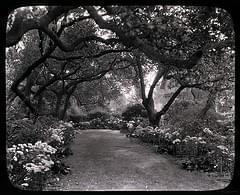
#> input picture images/3953273590_704e3899d5_m 2.jpg, 240 x 195 px
$ python halftone.py '../images/3953273590_704e3899d5_m 2.jpg' ../images/DSC172713.jpg
#> lines starting #> are read from the running program, lines starting #| are printed output that depends on the picture
#!/usr/bin/env python3
"""
Turn an image (e.g. a Piranesi etching) into a halftone dot pattern for the
band at the top of the website.

The output is a PNG whose dots are opaque and whose background is
transparent. The website uses it as a mask, so the dot colour comes from the
CSS (--dots) and adapts to light and dark mode automatically.

Usage (from the website folder):
    python3 tools/halftone.py piranesi.jpg assets/img/piranesi-halftone.png

Options worth trying:
    --cell 7        dot spacing in pixels (smaller = finer, larger = bolder)
    --angle 45      screen angle (45 is the classic print look, 0 = straight grid)
    --band 0.4      crop to a wide strip; the number is the vertical position
                    (0 = top of the print, 0.5 = middle, 1 = bottom)
    --band-ratio 5  width:height ratio of that strip (lower = taller strip,
                    showing more of the print)
    --fade 0.4      fade the dots to transparent over this fraction of the
                    band's height at the top and bottom edges, so the band
                    dissolves into the page instead of ending in a hard line
    --contrast 1.3  boost contrast before rastering

Needs Pillow and NumPy:  python3 -m pip install pillow numpy
"""
import argparse
import math
import os

import numpy as np
from PIL import Image, ImageDraw, ImageOps, ImageEnhance

SS = 4  # supersampling factor for smooth dot edges


def halftone(img, cell, angle, contrast):
    g = ImageOps.grayscale(img)
    g = ImageOps.autocontrast(g, cutoff=1)
    if contrast != 1:
        g = ImageEnhance.Contrast(g).enhance(contrast)
    w, h = g.size

    rot = g.rotate(angle, expand=True, fillcolor=255, resample=Image.BICUBIC)
    a = np.asarray(rot, dtype=np.float32) / 255.0
    rh, rw = a.shape

    canvas = Image.new("L", (rw * SS, rh * SS), 0)
    draw = ImageDraw.Draw(canvas)
    rmax = cell * SS / math.sqrt(2)  # radius at which neighbouring dots touch

    for y in range(0, rh, cell):
        for x in range(0, rw, cell):
            darkness = 1.0 - float(a[y:y + cell, x:x + cell].mean())
            if darkness < 0.04:
                continue
            r = rmax * math.sqrt(darkness)
            cx = (x + cell / 2) * SS
            cy = (y + cell / 2) * SS
            draw.ellipse((cx - r, cy - r, cx + r, cy + r), fill=255)

    canvas = canvas.rotate(-angle, expand=False, resample=Image.BICUBIC)
    cw, ch = canvas.size
    left, top = (cw - w * SS) // 2, (ch - h * SS) // 2
    canvas = canvas.crop((left, top, left + w * SS, top + h * SS))
    alpha = canvas.resize((w, h), Image.LANCZOS)

    out = Image.new("RGBA", (w, h), (0, 0, 0, 0))
    out.putalpha(alpha)
    return out


def apply_fade(img, fade):
    """Fade alpha to 0 over the top/bottom `fade` fraction of the image height."""
    if not fade:
        return img
    w, h = img.size
    edge = max(1, round(h * fade))
    ramp = np.ones(h, dtype=np.float32)
    ramp[:edge] = np.linspace(0, 1, edge, dtype=np.float32)
    ramp[h - edge:] = np.linspace(1, 0, edge, dtype=np.float32)

    a = np.asarray(img.getchannel("A"), dtype=np.float32)
    a *= ramp[:, None]
    out = img.copy()
    out.putalpha(Image.fromarray(a.astype(np.uint8), mode="L"))
    return out


def main():
    p = argparse.ArgumentParser(description=__doc__, formatter_class=argparse.RawDescriptionHelpFormatter)
    p.add_argument("source")
    p.add_argument("target")
    p.add_argument("--width", type=int, default=2400, help="output width in px (default 2400)")
    p.add_argument("--cell", type=int, default=7)
    p.add_argument("--angle", type=float, default=45)
    p.add_argument("--contrast", type=float, default=1.2)
    p.add_argument("--band", type=float, default=None,
                   help="crop to a wide strip at this vertical position (0–1)")
    p.add_argument("--band-ratio", type=float, default=5,
                   help="width:height ratio of the --band strip (default 5)")
    p.add_argument("--fade", type=float, default=0,
                   help="fade to transparent over this fraction of the band's "
                        "height at the top and bottom edges (default 0, off)")
    p.add_argument("--color", action="store_true",
                   help="skip the dot screen and save the crop in full colour "
                        "(the band's own fade is done in CSS for colour mode)")
    args = p.parse_args()

    img = Image.open(args.source).convert("RGB")
#> img is the input picture: PIL image 240x195 RGB; mean R, G, B 66.9, 65, 65.2
    scale = args.width / img.width
    img = img.resize((args.width, round(img.height * scale)), Image.LANCZOS)
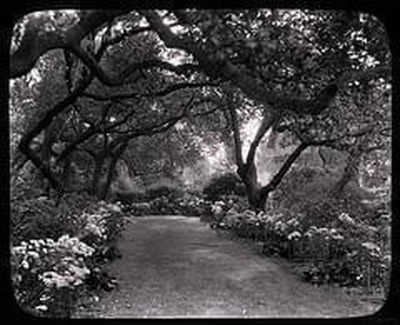
#> img: PIL image 2400x1950 RGB (shown at 1/6 size); mean R, G, B 67, 65, 65.3

    if args.band is not None:
        bh = round(args.width / args.band_ratio)
        if bh < img.height:
            top = round((img.height - bh) * min(max(args.band, 0), 1))
            img = img.crop((0, top, args.width, top + bh))

    os.makedirs(os.path.dirname(args.target) or ".", exist_ok=True)
    if args.color:
        result = img
    else:
        result = halftone(img, args.cell, args.angle, args.contrast)
#> in halftone, `g = ImageOps.autocontrast(g, cutoff=1)`:
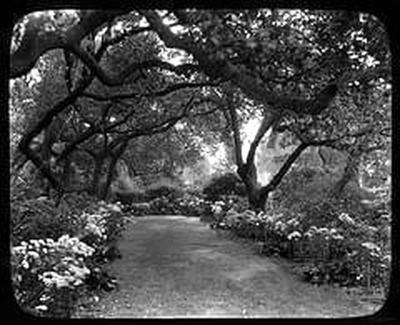
#> g: PIL image 2400x1950 L (shown at 1/6 size); min 0, max 255, mean 74.4
#> in halftone, `g = ImageEnhance.Contrast(g).enhance(contrast)`:
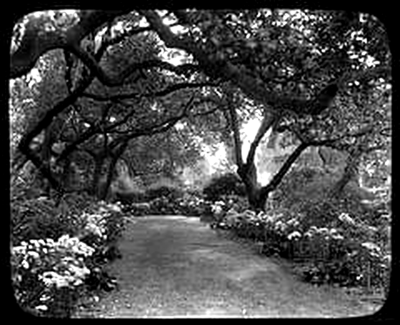
#> g: PIL image 2400x1950 L (shown at 1/6 size); min 0, max 255, mean 74.8
#> in halftone, `rot = g.rotate(angle, expand=True, fillcolor=255, resample=Image.BICUB..`:
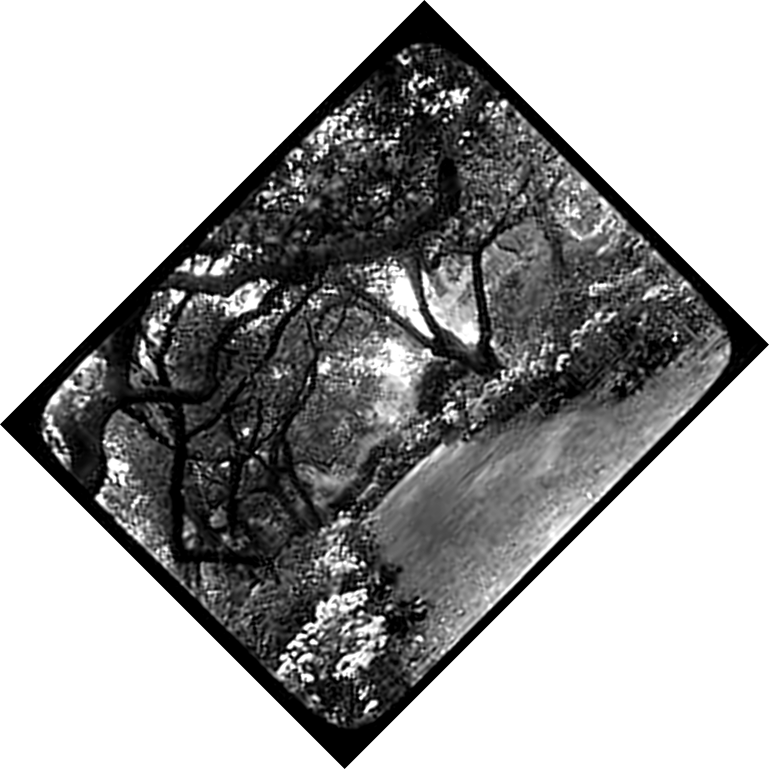
#> rot: PIL image 3076x3076 L (shown at 1/4 size); min 0, max 255, mean 165.7
#> in halftone, `canvas = canvas.rotate(-angle, expand=False, resample=Image.BICUBIC)`:
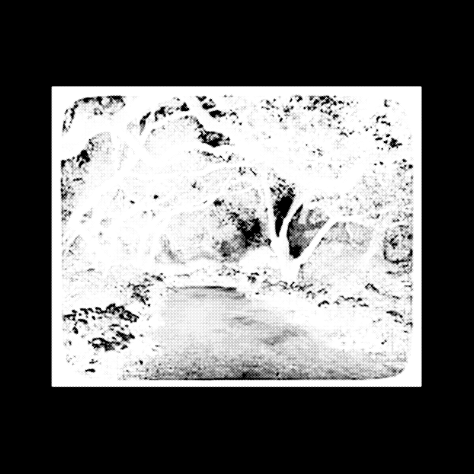
#> canvas: PIL image 12304x12304 L (shown at 1/26 size); min 0, max 255, mean 112
#> in halftone, `canvas = canvas.crop((left, top, left + w * SS, top + h * SS))`:
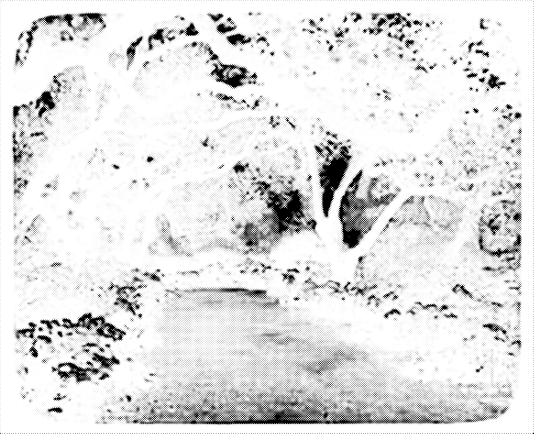
#> canvas: PIL image 9600x7800 L (shown at 1/18 size); min 0, max 255, mean 225.4
#> in halftone, `out.putalpha(alpha)`:
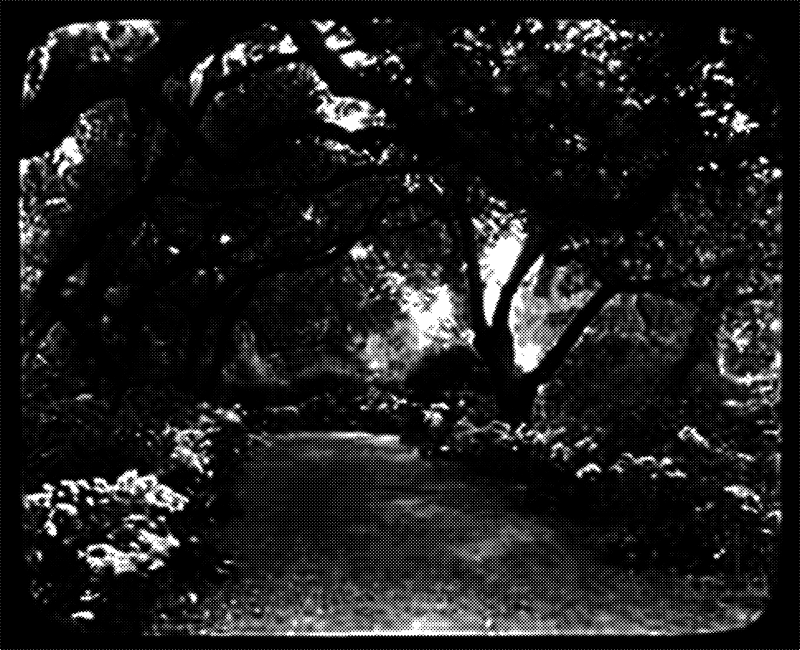
#> out: PIL image 2400x1950 RGBA (shown at 1/3 size); mean R, G, B, A 0, 0, 0, 224.8; transparent parts drawn white
        result = apply_fade(result, args.fade)
    result.save(args.target, optimize=True)
    print(f"Saved {args.target}")


if __name__ == "__main__":
    main()

$ run again, on images/DSC172781.jpg
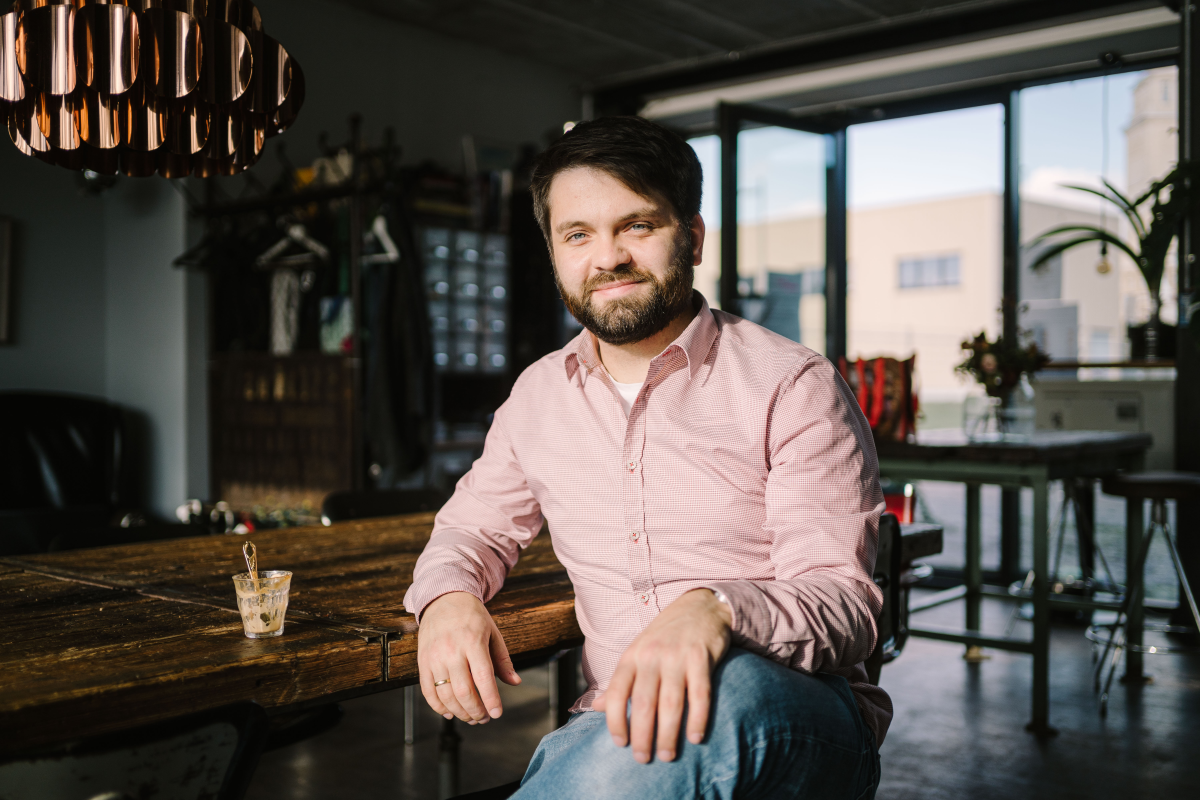
#> input picture images/DSC172781.jpg, 6000 x 4000 px (shown at 1/5 size)
#> in main, img is the input picture: PIL image 6000x4000 RGB; mean R, G, B 89, 82.1, 76.9
#> img: PIL image 2400x1600 RGB
#> in halftone, `canvas = canvas.crop((left, top, left + w * SS, top + h * SS))`:
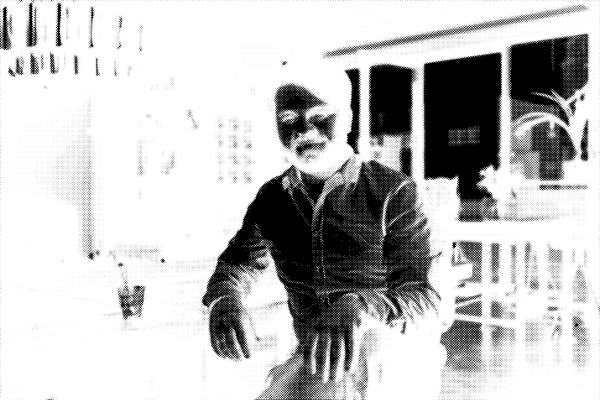
#> canvas: PIL image 9600x6400 L (shown at 1/16 size); min 0, max 255, mean 194.8
#> in halftone, `out.putalpha(alpha)`:
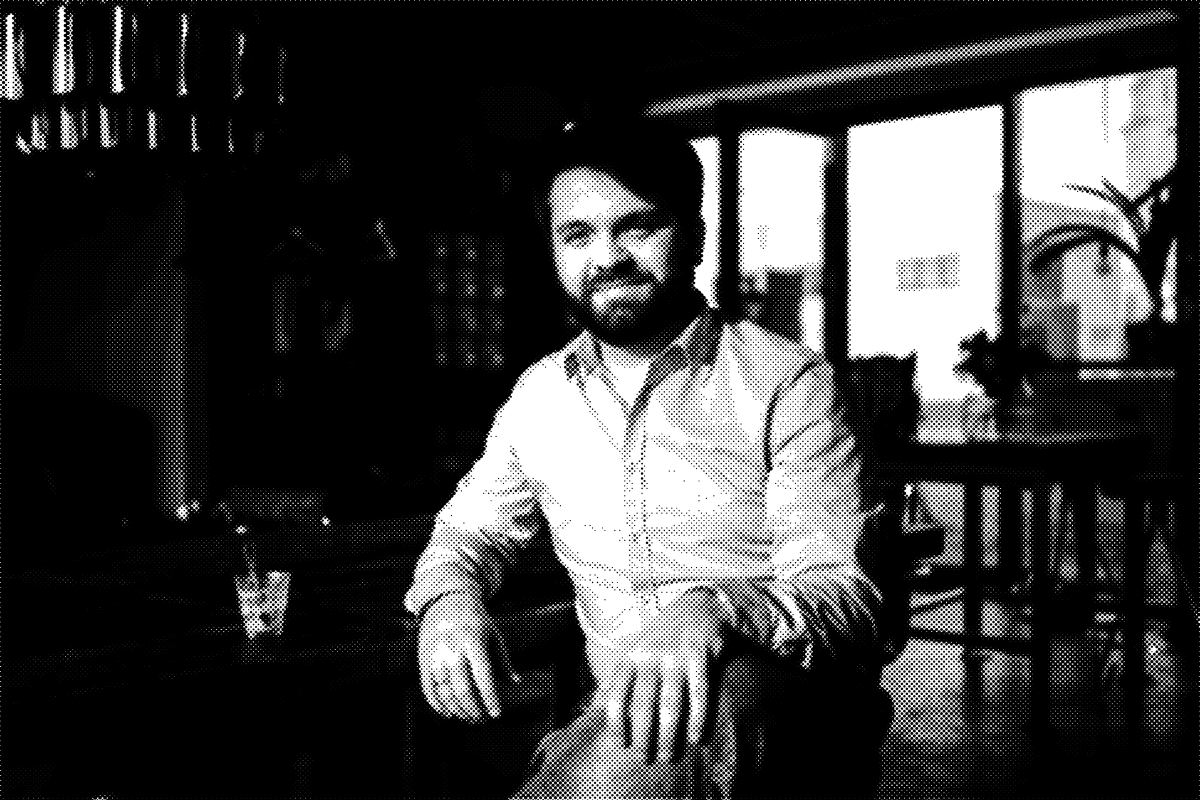
#> out: PIL image 2400x1600 RGBA (shown at 1/2 size); mean R, G, B, A 0, 0, 0, 194.6; transparent parts drawn white

$ run again, on images/bauspiel-setup.jpg
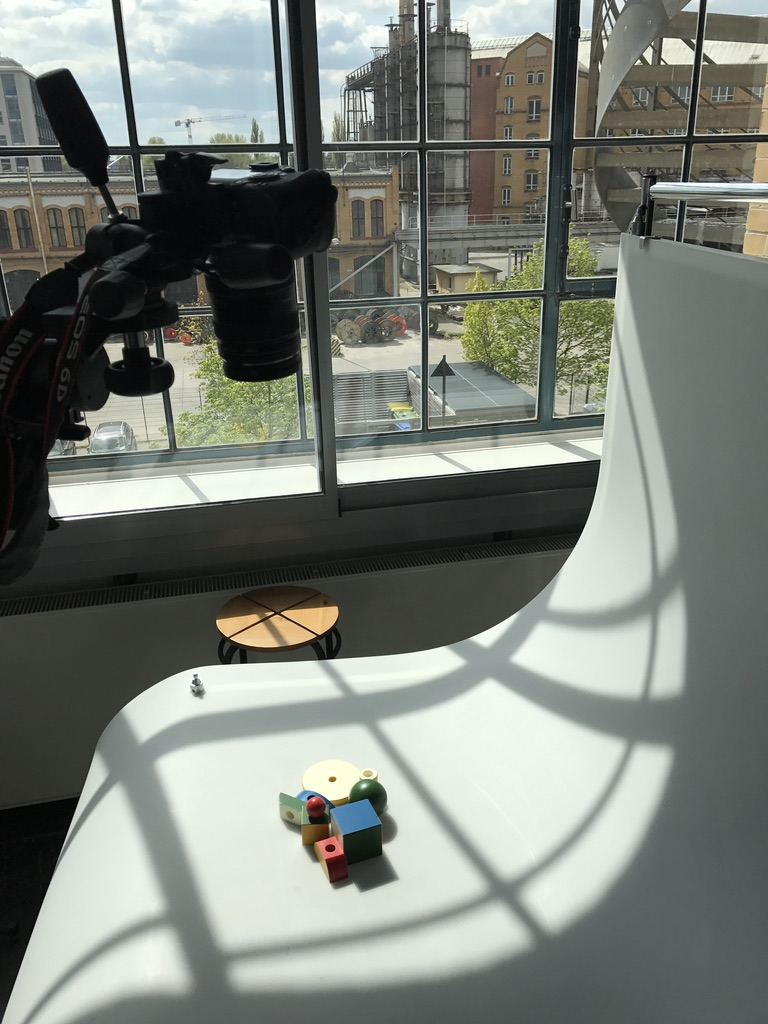
#> input picture images/bauspiel-setup.jpg, 768 x 1024 px
#> in main, img is the input picture: PIL image 768x1024 RGB; mean R, G, B 122.4, 127.5, 120.4
#> img: PIL image 2400x3200 RGB
#> in halftone, `canvas = canvas.crop((left, top, left + w * SS, top + h * SS))`:
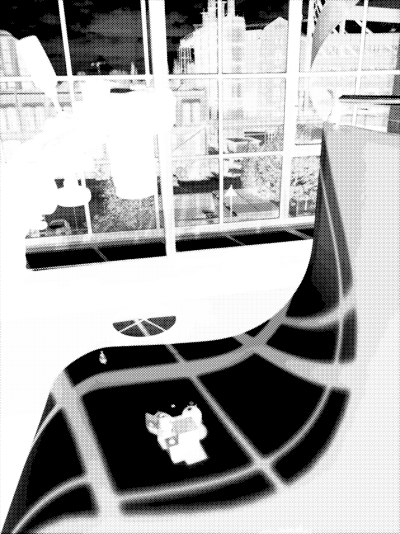
#> canvas: PIL image 9600x12800 L (shown at 1/24 size); min 0, max 255, mean 169.9
#> in halftone, `out.putalpha(alpha)`:
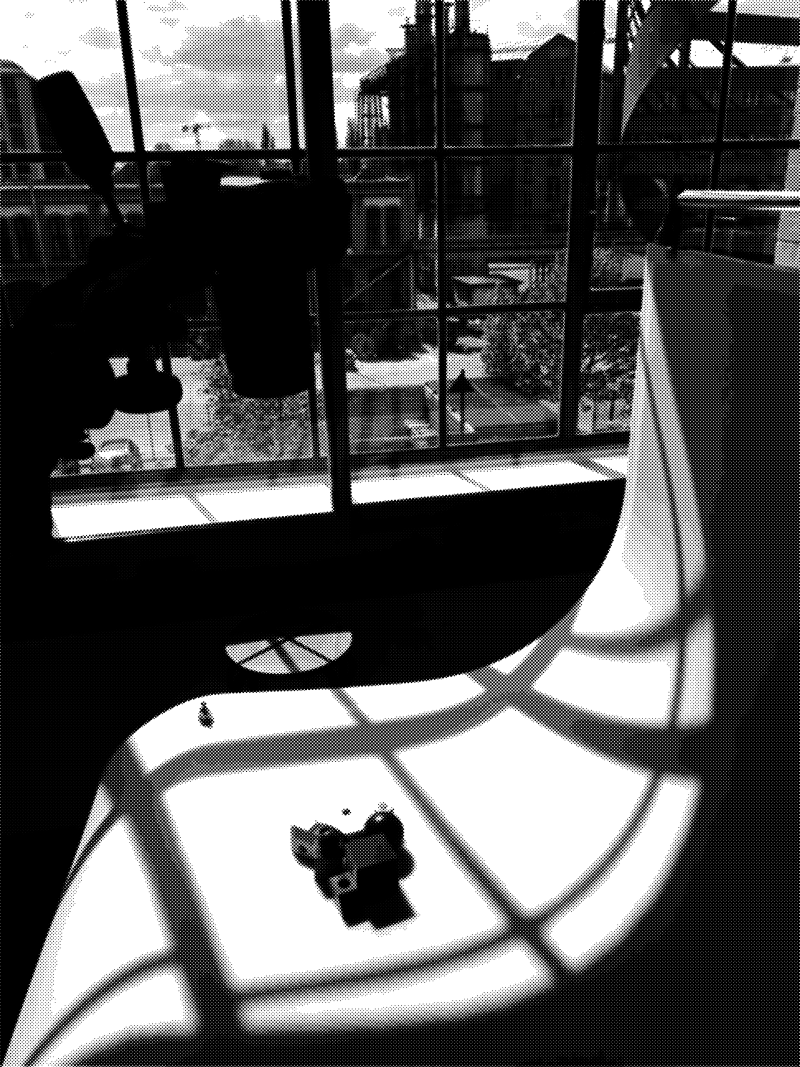
#> out: PIL image 2400x3200 RGBA (shown at 1/3 size); mean R, G, B, A 0, 0, 0, 169.5; transparent parts drawn white
